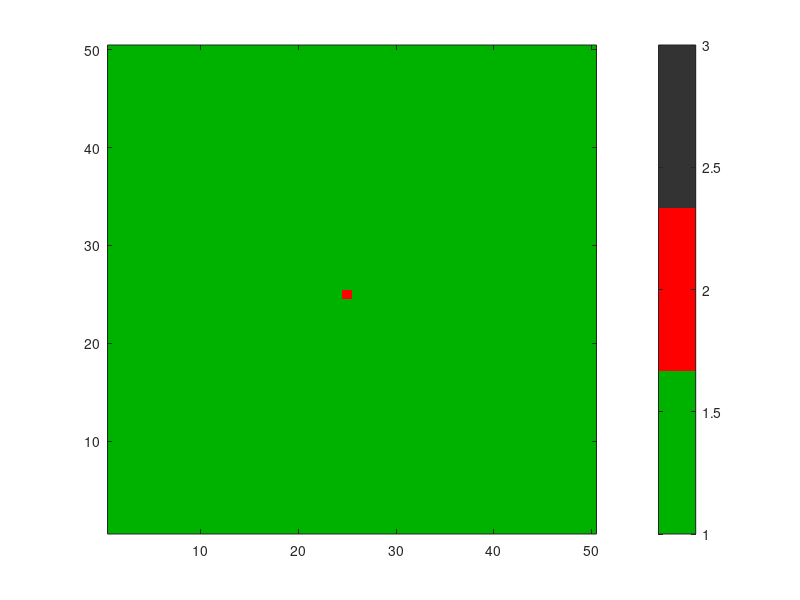

This chart was generated by the following MATLAB code: (Note: this script raises an error after producing the figure.)
%% ================================================================
% CAPSTONE PROJECT 2: MODELING FOREST FIRE SPREAD
% Approach: Cellular Automata (CA)

%
% Cell states:
%   1 = Healthy (green)
%   2 = Burning (red)
%   3 = Burnt (dark grey)
%
% Fire rule:
%   A healthy cell with at least one burning cell in its Moore
%   neighbourhood has a 60% chance of catching fire.
%   Burning cells become burnt in the next time step.
%   Burnt cells remain burnt.
%% ================================================================

clear;
clc;
close all;
rng(1); % Makes the random simulation repeatable

%% STEP 1: Simulation parameters
gridSize = 50;
spreadProb = 0.6;
maxSteps = 100;

%% STEP 2: Define the three tree states
HEALTHY = 1;
BURNING = 2;
BURNT = 3;

%% STEP 3: Create the forest and set the initial fire source
forest = ones(gridSize, gridSize) * HEALTHY;
fireRow = round(gridSize / 2);
fireCol = round(gridSize / 2);
forest(fireRow, fireCol) = BURNING;

%% STEP 4: Define colours for the three states
% Rows correspond to HEALTHY, BURNING and BURNT, in that order.
myColors = [0.0 0.7 0.0; ...
            1.0 0.0 0.0; ...
            0.2 0.2 0.2];

%% STEP 5: Create a folder for figures
if ~exist('figures', 'dir')
    mkdir('figures');
end

%% STEP 6: Display and save the initial forest
figure('Name', 'Initial Forest');
imagesc(forest, [1 3]);
colormap(myColors);
caxis([1 3]);
axis image;
set(gca, 'YDir', 'normal');
colorbar('Ticks', [1 2 3], ...
         'TickLabels', {'Healthy', 'Burning', 'Burnt'});
xlabel('Column');
ylabel('Row');
title('Initial Forest - Time Step 0');
figDir = fullfile(pwd, 'figures');
if ~exist(figDir, 'dir')
    mkdir(figDir);
end
saveas(gcf, fullfile(figDir, 'initial_forest.png'));
saveas(gcf, fullfile('figures', 'initial_forest.png'));

%% STEP 7: Display the Moore neighbourhood around the fire source
r1 = max(fireRow - 1, 1);
r2 = min(fireRow + 1, gridSize);
c1 = max(fireCol - 1, 1);
c2 = min(fireCol + 1, gridSize);
neighborhood = forest(r1:r2, c1:c2);

disp('Moore neighbourhood around the initial fire source:');
disp(neighborhood);

%% STEP 8: Prepare arrays to record the number of each tree state
healthyCount = zeros(maxSteps + 1, 1);
burningCount = zeros(maxSteps + 1, 1);
burntCount = zeros(maxSteps + 1, 1);

healthyCount(1) = sum(forest(:) == HEALTHY);
burningCount(1) = sum(forest(:) == BURNING);
burntCount(1) = sum(forest(:) == BURNT);

%% STEP 9: Run the Cellular Automata simulation
fprintf('\nFOREST FIRE SIMULATION STARTED\n');

figure('Name', 'Forest Fire Animation');

for step = 1:maxSteps
    % Use a separate grid so all cells update simultaneously.
    newForest = forest;

    for row = 1:gridSize
        for col = 1:gridSize

            % Rule 1: A burning tree becomes burnt.
            if forest(row, col) == BURNING
                newForest(row, col) = BURNT;

            % Rule 2: A healthy tree may catch fire.
            elseif forest(row, col) == HEALTHY
                % Get the surrounding 3-by-3 area, including diagonals.
                rA = max(row - 1, 1);
                rB = min(row + 1, gridSize);
                cA = max(col - 1, 1);
                cB = min(col + 1, gridSize);
                block = forest(rA:rB, cA:cB);

                % Count burning cells in the Moore neighbourhood.
                burningNeighbors = sum(block(:) == BURNING);

                % At least one burning neighbour gives a 60% chance.
                if burningNeighbors > 0 && rand < spreadProb
                    newForest(row, col) = BURNING;
                end
            end

            % Rule 3: Burnt trees remain burnt (no action needed).
        end
    end

    % Apply all changes together at the end of the time step.
    forest = newForest;

    %% STEP 10: Record the number of each state
    healthyCount(step + 1) = sum(forest(:) == HEALTHY);
    burningCount(step + 1) = sum(forest(:) == BURNING);
    burntCount(step + 1) = sum(forest(:) == BURNT);

    %% STEP 11: Update the animation
    imagesc(forest, [1 3]);
    colormap(myColors);
    caxis([1 3]);
    axis image;
    set(gca, 'YDir', 'normal');
    colorbar('Ticks', [1 2 3], ...
             'TickLabels', {'Healthy', 'Burning', 'Burnt'});
    xlabel('Column');
    ylabel('Row');
    title(['Forest Fire Simulation - Time Step ', num2str(step)]);
    drawnow;
    pause(0.1);

    %% STEP 12: Print the counts for this time step
    fprintf('Step %d: Healthy = %d, Burning = %d, Burnt = %d\n', ...
        step, healthyCount(step + 1), ...
        burningCount(step + 1), burntCount(step + 1));

    %% STEP 13: Stop if there are no burning trees left
    if burningCount(step + 1) == 0
        fprintf('\nFire stopped spreading at step %d.\n', step);
        break;
    end
end

%% STEP 14: Calculate the final counts and percentages
finalHealthy = sum(forest(:) == HEALTHY);
finalBurning = sum(forest(:) == BURNING);
finalBurnt = sum(forest(:) == BURNT);
totalCells = numel(forest);

percentHealthy = 100 * finalHealthy / totalCells;
percentBurning = 100 * finalBurning / totalCells;
percentBurnt = 100 * finalBurnt / totalCells;

%% STEP 15: Display and save the final forest
figure('Name', 'Final Forest');
imagesc(forest, [1 3]);
colormap(myColors);
caxis([1 3]);
axis image;
set(gca, 'YDir', 'normal');
colorbar('Ticks', [1 2 3], ...
         'TickLabels', {'Healthy', 'Burning', 'Burnt'});
xlabel('Column');
ylabel('Row');
title('Final Forest Distribution');
saveas(gcf, fullfile('figures', 'final_forest.png'));

%% STEP 16: Plot and save the changes in tree populations
timeSteps = 0:step;
figure('Name', 'Forest Fire Statistics');
plot(timeSteps, healthyCount(1:step + 1), 'g-', 'LineWidth', 2);
hold on;
plot(timeSteps, burningCount(1:step + 1), 'r-', 'LineWidth', 2);
plot(timeSteps, burntCount(1:step + 1), 'k-', 'LineWidth', 2);
xlabel('Time Steps');
ylabel('Number of Trees');
title('Changes in Tree States During the Fire');
legend('Healthy Trees', 'Burning Trees', 'Burnt Trees', ...
       'Location', 'best');
grid on;
hold off;
saveas(gcf, fullfile('figures', 'tree_state_over_time.png'));

%% STEP 17: Compare the final number of trees in each state
figure('Name', 'Final Tree Counts');
bar([finalHealthy, finalBurning, finalBurnt]);
set(gca, 'XTick', 1:3, ...
         'XTickLabel', {'Healthy', 'Burning', 'Burnt'});
ylabel('Number of Cells');
title('Final Number of Trees in Each State');
grid on;
saveas(gcf, fullfile('figures', 'final_tree_counts.png'));

%% STEP 18: Print the final results
fprintf('\n========================================\n');
fprintf('          FINAL SIMULATION RESULTS\n');
fprintf('========================================\n');
fprintf('Total forest cells: %d\n', totalCells);
fprintf('Healthy trees: %d (%.2f%%)\n', finalHealthy, percentHealthy);
fprintf('Burning trees: %d (%.2f%%)\n', finalBurning, percentBurning);
fprintf('Burnt trees: %d (%.2f%%)\n', finalBurnt, percentBurnt);
fprintf('Number of time steps: %d\n', step);
fprintf('Figures saved in the figures folder.\n');
fprintf('SIMULATION COMPLETED SUCCESSFULLY.\n');
